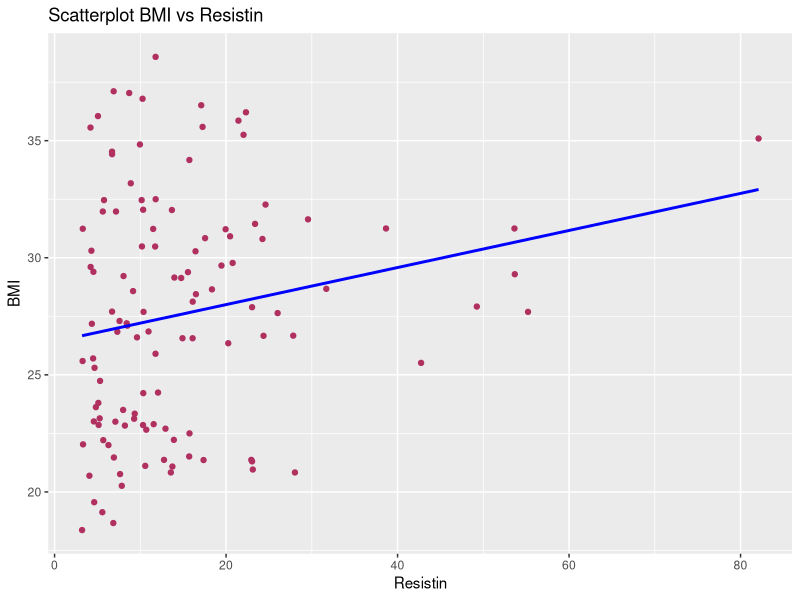
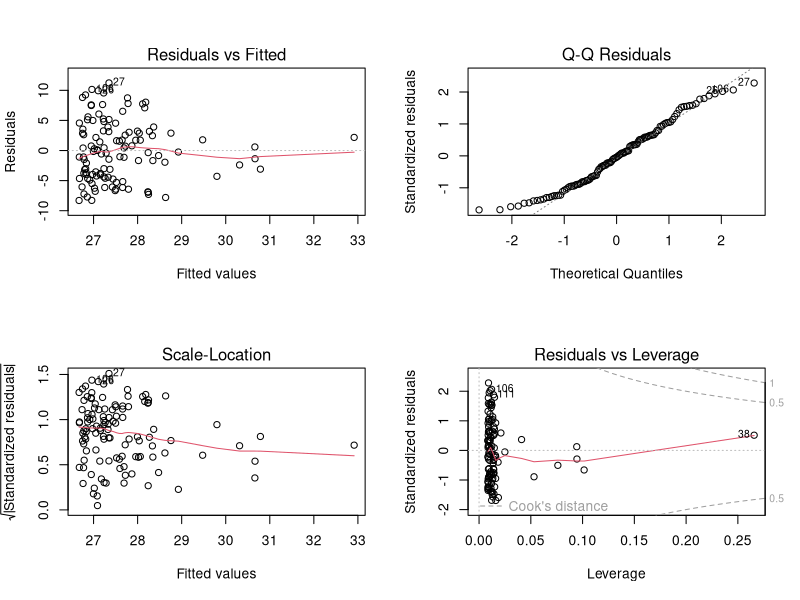
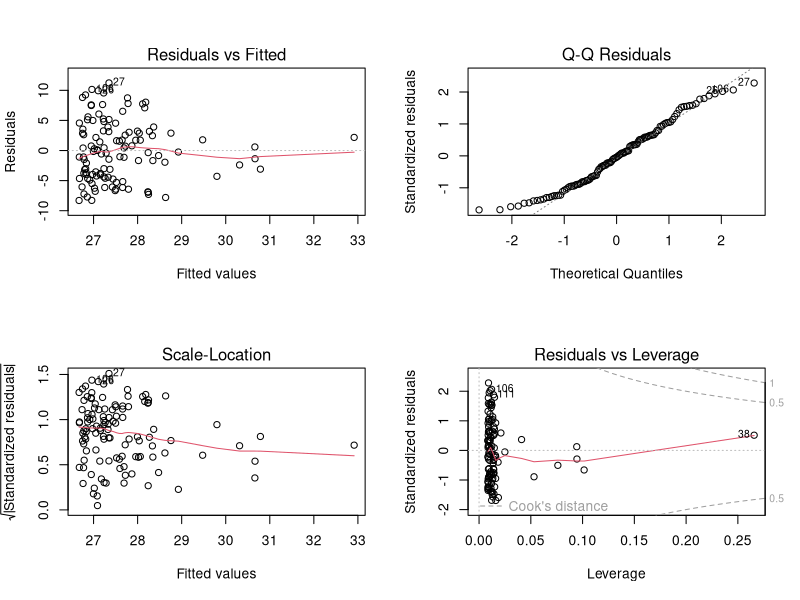
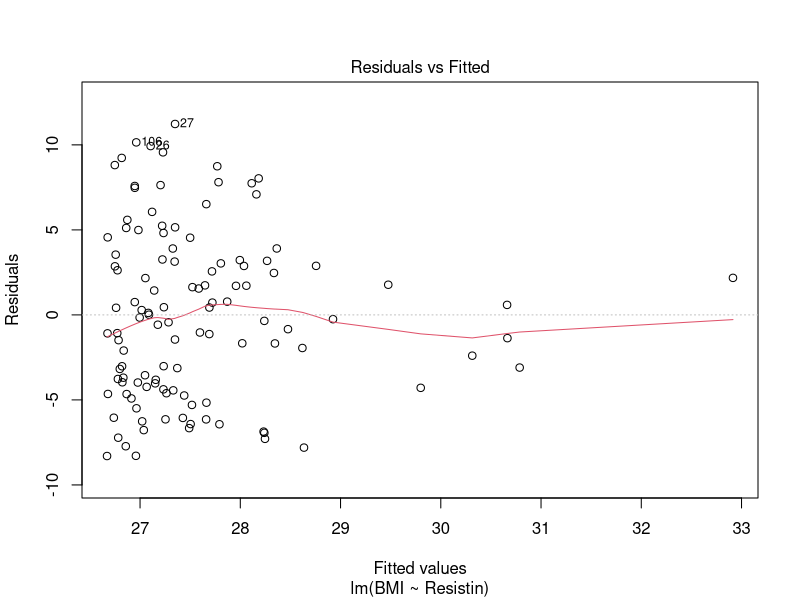
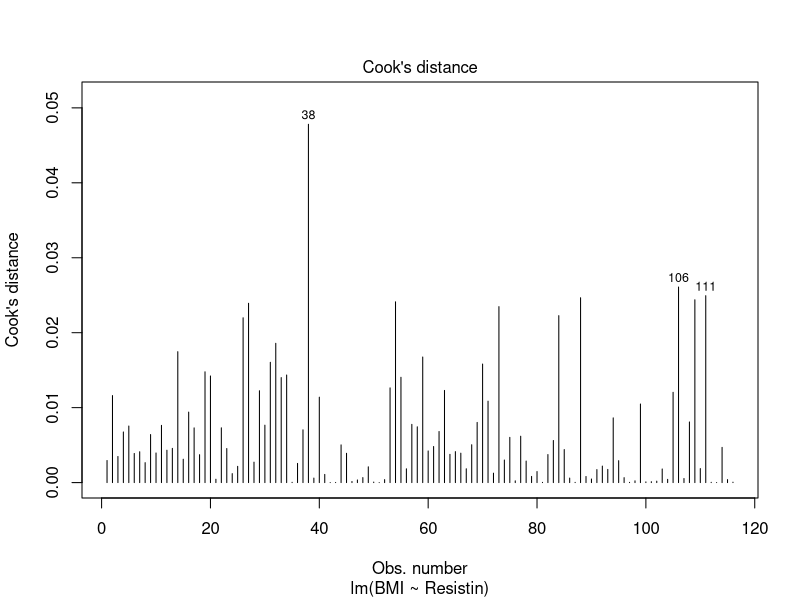
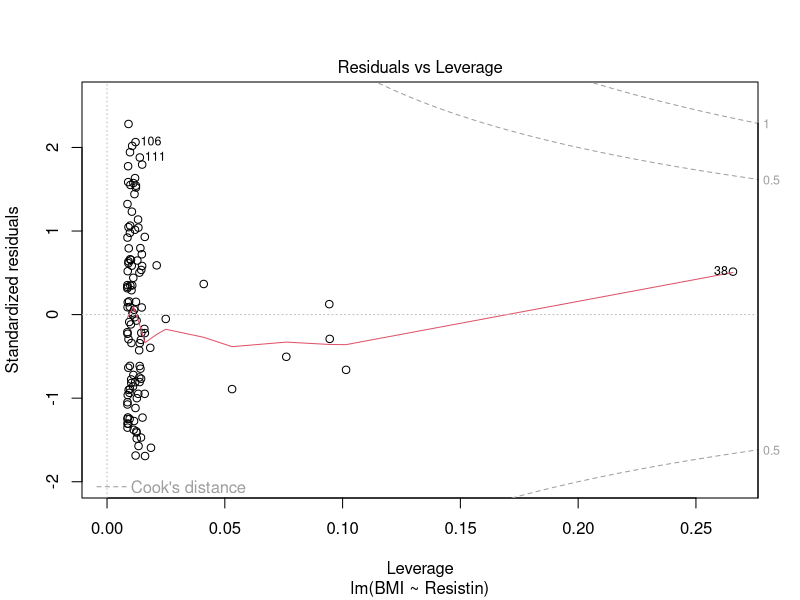
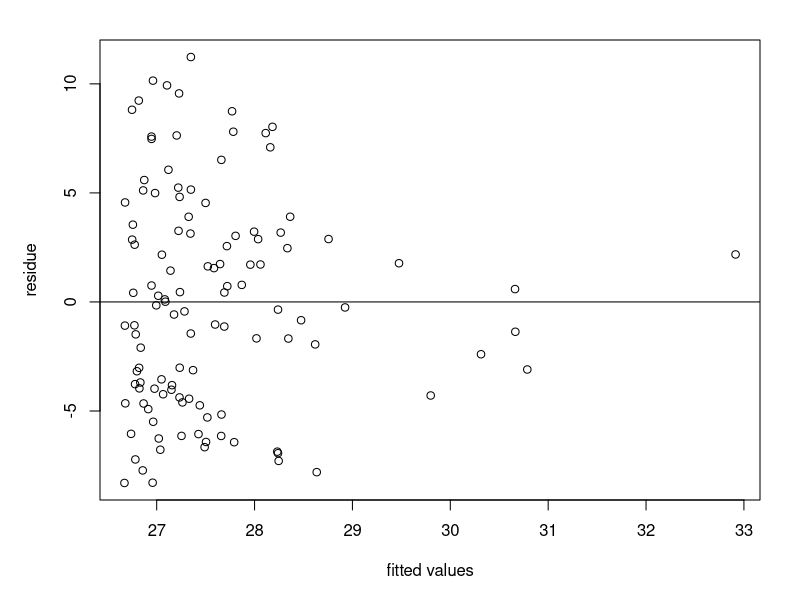
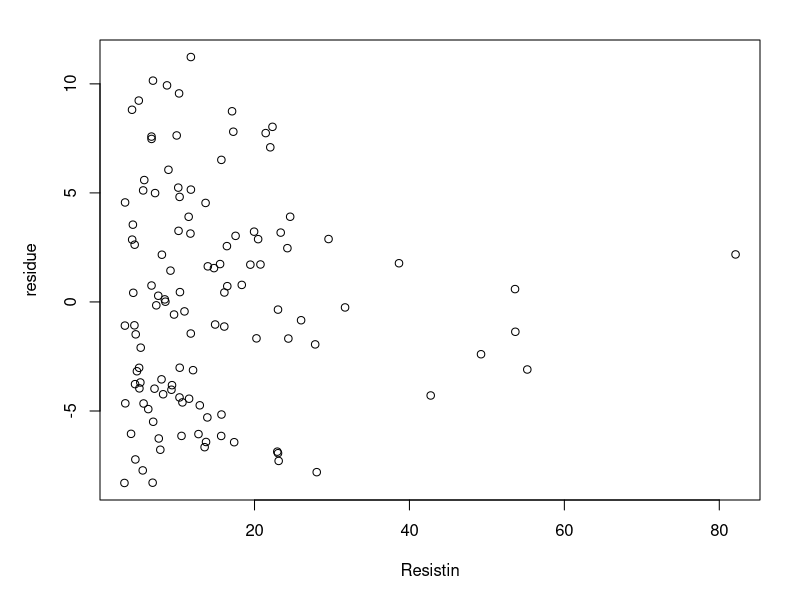

Reproduce these figures in R, in order.
#load necessary libraries
library(dplyr)
library(ggplot2)
library(car)

#load dataset and summarize
data <- read.csv("breastcancer.csv")
summary <- summary(data)
summaryStatistics <- aggregate(data$BMI, 
                               by = list(data$Age, data$Resistin, data$Adiponectin), 
                               summary)
print(summaryStatistics)

#SIMPLE LINEAR REGRESSION

#########################################
# SECTION 1
#simple linear regression model - Resistin
########################################

lmodel <- lm(BMI ~ Resistin, data = data)
summaryl <- summary(lmodel)
anoval <- anova(lmodel)
fitted(lmodel)
resid(lmodel)

#Correleation coefficient
rR <- cor(data$BMI, data$Resistin)

#R squared value  
r_squaredl <- summaryl$r.squared

# Critical value of F test
qf(0.95, df1=1, df2=114)

# Critical value of t test
# for each individual predictor
# CV approach
qt(0.975, df=114)
summary(lmodel)$coefficients[, "Pr(>|t|)"]
#CI for coefficients
confint(lmodel, level=0.95)

#equation of linear model -> y = 26.41 + 0.07R

#ggplot2 - scatterplot
ggplot(data, aes(x = Resistin, y = BMI)) +
  geom_point(color="maroon") +
  geom_smooth(method="lm",    #Add linear regression line
              se=FALSE,       #Don't add shaded confidence region
              fullrange=TRUE, #Extend regression lines
              color="blue",   #Line color
              linewidth=1) +        #Line size
  ggtitle("Scatterplot BMI vs Resistin") +
  xlab("Resistin") +
  ylab("BMI")

#residual plots
par(mfrow = c(2,2))
plot(lmodel)
plot(lmodel, ask=F)
par(mfrow = c(1,1))
plot(lmodel, which=1)

#influential test
cd <- cooks.distance(lmodel)
plot(lmodel, which = 4)
plot(lmodel, which = 5)

par(mar = c(5, 5, 2, 2)) # Split graphing window
plot(fitted(lmodel), resid(lmodel), axes=TRUE, 
     frame.plot=TRUE, xlab='fitted values', ylab='residue')
abline(a=0, b=0)
plot(data$Resistin, resid(lmodel), axes=TRUE, 
     frame.plot=TRUE, xlab='Resistin', ylab='residue')
hist(resid(lmodel)) # check for normality


#outliers
outlierTest(lmodel)

#hypothesis f-test at alpha = 0.05
#H0 : betaR = 0 (No linear association)
#H1 : betaR != 0 (There is linear association)
#alpha = 0.05
#df1 = 1
#df2 = 116-1-1 = 114 

# Decision Rule: Reject H0 if p>=alpha
# Otherwise, do not reject H0

# F=MS Reg SS/ MS Res SS 
# We have significant evidence at the alpha=0.05  level 
# that betaR != 0
# There is evidence of a significant linear 
# association between BMI and Glucose.

############################################
# SECTION 2
#simple linear regression model - Adiponectin
############################################
lmodelm <- lm(BMI ~ Adiponectin, data = data)
summarym <- summary(lmodelm)
anovalm <- anova(lmodelm)
fitted(lmodelm)
resid(lmodelm)

#R squared value  
r_squaredm <- summarym$r.squared

#Correleation coefficient
rAd <- cor(data$BMI, data$Adiponectin)

# Critical value of F test
qf(0.95, df1=1, df2=114)

# Critical value of t test
# for each individual predictor
# CV approach
qt(0.975, df=114)
summary(lmodelm)$coefficients[, "Pr(>|t|)"]
#CI for coefficients
confint(lmodelm, level=0.95)

#equation of linear model -> y = 29.8 - 0.2Ad

#ggplot2 - scatterplot
ggplot(data, aes(x = Adiponectin, y = BMI)) + 
  geom_point(color="darkgreen") +
  geom_smooth(method="lm",    #Add linear regression line
              se=FALSE,       #Don't add shaded confidence region
              fullrange=TRUE, #Extend regression lines
              color="blue",   #Line color
              linewidth=1) +        #Line size
  ggtitle("Scatterplot of BMI vs Adiponectin") +
  xlab("Adiponectin") +
  ylab("BMI")

#residual plots ------------

#residual plots
par(mfrow = c(2,2))
plot(lmodelm)
plot(lmodelm, ask=F)
par(mfrow = c(1,1))
plot(lmodelm, which=1)

#influential test
cd <- cooks.distance(lmodel)
plot(lmodelm, which = 4)
plot(lmodelm, which = 5)

par(mar = c(5, 5, 2, 2)) # Split graphing window
plot(fitted(lmodelm), resid(lmodelm), axes=TRUE, 
     frame.plot=TRUE, xlab='fitted values', ylab='residue')
abline(a=0, b=0)
plot(data$Adiponectin, resid(lmodelm), axes=TRUE, 
     frame.plot=TRUE, xlab='Adiponectin', ylab='residue')
hist(resid(lmodelm)) # check for normality

#outliers
outlierTest(lmodelm)

#hypothesis f-test at alpha = 0.05
#H0 : betaAd = 0 (No linear association)
#H1 : betaAd != 0 (There is linear association)
#alpha = 0.05
#df1 = 1
#df2 = 116-1-1 = 114

# Decision Rule: Reject H0 if F>=cv
# Otherwise, do not reject H0

# F=MS Reg SS/ MS Res SS 
# We have significant evidence at the alpha=0.05  level 
# that betaAd != 0
# There is evidence of a significant linear 
# association between BMI and Adiponectin.

#MULTI LINEAR REGRESSION 

#############################
#SECTION 3
#multi-linear regression model
#############################

multiModel <- lm(BMI ~ Resistin + Adiponectin + Age, data = data)
abline(multiModel , col = "blue")
anovaMulti <- anova(multiModel)
summaryModel <- summary(multiModel)
fitted(multiModel)
resid(multiModel)

#R squared value  
r_squaredMulti <- summaryModel$r.squared

# ANOVA table by hand
(totalss <- sum((data$BMI - mean(data$BMI))^2))
(regss <- sum((fitted(multiModel) - mean(data$BMI))^2))
(resiss <- sum((data$BMI-fitted(multiModel))^2))
(fstatistic <- (regss/3)/(resiss/112))
(pvalue <- 1-pf(fstatistic, df1=3, df2=112))
(R2 <- regss/totalss)

# Critical value of F test
qf(0.95, df1=3, df2=112)

# Critical value of t test
# for each individual predictor
## CV approach
qt(0.975, df=112)
summary(multiModel)$coefficients[, "Pr(>|t|)"]
##CI for coefficients
confint(multiModel, level=0.95)

#equation of the model -> y = 29.92 + 0.05R - 0.02Ad - 0.01Ag

# Create a data frame for the plot
plot_data <- data.frame(Fitted_Values = fitted(multiModel), Residuals = resid(multiModel))

# Create the residual plot way1
ggplot(plot_data, aes(x = Fitted_Values, y = Residuals)) +
  geom_point() +
  geom_hline(yintercept = 0, linetype = "dashed", color = "red") +
  labs(x = "Fitted Values MLR", y = "Residuals MLR") +
  ggtitle("Residual Plot for Regression Model")

resid(multiModel)
par()              #Query Graphical Parameters
current <- par()   #save current settings
par(col.lab="red") #red x and y labels

#residual plots
par(mfrow = c(2,2))
plot(multiModel)
plot(multiModel, ask=F)
par(mfrow = c(1,1))
plot(multiModel, which=1)

#influential test
cd <- cooks.distance(multiModel)
plot(multiModel, which = 4)
plot(multiModel, which = 5)

# Identify influential points
influential_points <- which(cd > 4 / length(cd))

par(mar = c(5, 5, 2, 2)) # Split graphing window
plot(data$Resistin, resid(multiModel), axes=TRUE, 
     frame.plot=TRUE, xlab='Resistin', ylab='residueR')
plot(data$Adiponectin, resid(multiModel), axes=TRUE, 
     frame.plot=TRUE, xlab='Adiponectin', ylab='residueAd')
plot(data$Age, resid(multiModel), axes=TRUE, 
     frame.plot=TRUE, xlab='Age', ylab='residueAg')
hist(resid(multiModel))

#outlier
outlierTest(multiModel)

#hypothesis f-test at alpha = 0.05
#H0 : betaR = 0; betaAd = 0; betaAg = 0 (No linear association)
#H1 : betaR != 0; betaAd != 0; betaAg != 0 (There is linear association)
#alpha = 0.05
#df1 = 3
#df2 = 112

# Decision Rule: Reject H0 if F>=cv
# Otherwise, do not reject H0

# F=MS Reg SS/ MS Res SS 
# We have significant evidence at the alpha=0.05  level 
# that betaR != 0; betaAd != 0; betaAg != 0 
# There is evidence of a significant linear 
# association between Resistin, Adiponectin and Age related to BMI.


